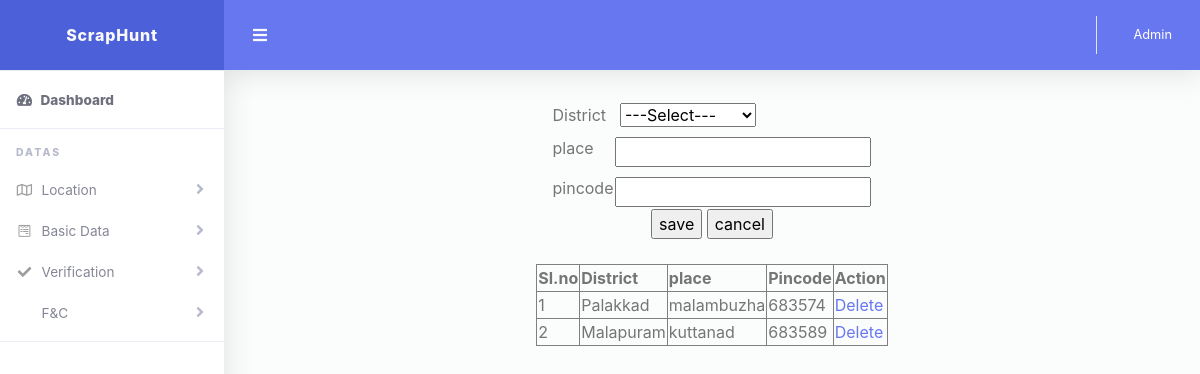
/Admin/Place.php (signed in), run on the app's committed database.
### tables this page shows
CREATE TABLE `tbl_place` (
  `place_id` int(11) NOT NULL,
  `place_name` varchar(50) NOT NULL,
  `place_pincode` varchar(15) NOT NULL,
  `district_id` int(11) NOT NULL
);

CREATE TABLE `tbl_district` (
  `district_id` int(11) NOT NULL,
  `district_name` varchar(50) NOT NULL
);

### web/Admin/Place.php (the view, shortened to what this page needs)
 <!DOCTYPE html PUBLIC "-//W3C//DTD XHTML 1.0 Transitional//EN" "http://www.w3.org/TR/xhtml1/DTD/xhtml1-transitional.dtd">
<html xmlns="http://www.w3.org/1999/xhtml">
<head>
</head>
<body>
<?php
 include("Head.php");
		  ?>
<body>
<form id="form1" name="form1" method="post" action="place.php">
  <table width="200" border="0" align="center">
    <tr>
      <td width="112">District</td>
      <td width="72"><label for="district"></label>
        <select name="district" id="district">
        <option>---Select---</option>
      </select></td>
    </tr>
    <tr>
      <td>place</td>
      <td><label for="txt_place"></label>
        <input type="text" name="txt_place2" id="txt_place"/></td>
    </tr>
    <tr>
      <td>pincode</td>
      <td><label for ="txt_pincode"></label>
       <input type="text" name="txt_pin" id="txt_pin"/></td>
    </tr>
    <tr>
      <td colspan="2" align="center"><input name="btn_save" type="submit" value="save"/>
      <input type="reset" name="btn_cancel" id="btn_cancel" value="cancel"/></td>
    </tr>
  </table>
  <br>
   <table width="200" border="1" align="center">
    <tr>
      <th>Sl.no</th>
      <th>District</th>
      <th>place</th>
      <th>Pincode</th>
      <th>Action</th>
    </tr>
    <?php
	$i=0;
	$seQ="select * from tbl_place p inner join tbl_district d on d.district_id=p.district_id";
	$res=$Conn->query($seQ);
	while($row=$res->fetch_assoc())
	{
		$i++;
		?>
		<tr>
		  <td><?php echo $i; ?></td>
		  <td><?php echo $row["district_name"]?></td>
		  <td><?php echo $row["place_name"] ?></td>
		  <td><?php echo $row["place_pincode"]?></td>
		  <td> <a href ="Place.php?did= <?php echo $row['place_id']?>">Delete</a></td>
		</tr>
	   <?php
	}
?>
  </table>
</form>
</body>
<?php
include("Foot.php");
?>
</html>

### data on the page
tbl_place: district.district_name "Palakkad", place_name "malambuzha", place_pincode "683574"
tbl_place: district.district_name "Malapuram", place_name "kuttanad", place_pincode "683589"

### other printed values
$_SESSION["aname"] "Admin"
